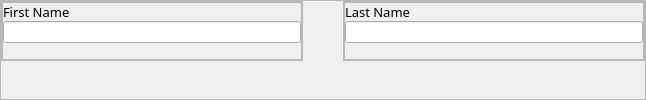
              <widget class="QFrame" name="firstAndLastName">
               <property name="frameShape">
                <enum>QFrame::StyledPanel</enum>
               </property>
               <property name="frameShadow">
                <enum>QFrame::Raised</enum>
               </property>
               <layout class="QHBoxLayout" name="horizontalLayout_5">
                <property name="spacing">
                 <number>40</number>
                </property>
                <property name="leftMargin">
                 <number>0</number>
                </property>
                <property name="topMargin">
                 <number>0</number>
                </property>
                <property name="rightMargin">
                 <number>0</number>
                </property>
                <property name="bottomMargin">
                 <number>0</number>
                </property>
                <item alignment="Qt::AlignTop">
                 <widget class="QFrame" name="firstName">
                  <property name="frameShape">
                   <enum>QFrame::StyledPanel</enum>
                  </property>
                  <property name="frameShadow">
                   <enum>QFrame::Raised</enum>
                  </property>
                  <layout class="QVBoxLayout" name="verticalLayout_8">
                   <property name="spacing">
                    <number>0</number>
                   </property>
                   <property name="leftMargin">
                    <number>0</number>
                   </property>
                   <property name="topMargin">
                    <number>0</number>
                   </property>
                   <property name="rightMargin">
                    <number>0</number>
                   </property>
                   <property name="bottomMargin">
                    <number>0</number>
                   </property>
                   <item alignment="Qt::AlignRight">
                    <widget class="QFrame" name="firstNameFrame">
                     <property name="minimumSize">
                      <size>
                       <width>300</width>
                       <height>0</height>
                      </size>
                     </property>
                     <property name="frameShape">
                      <enum>QFrame::StyledPanel</enum>
                     </property>
                     <property name="frameShadow">
                      <enum>QFrame::Raised</enum>
                     </property>
                     <layout class="QVBoxLayout" name="verticalLayout_7">
                      <property name="spacing">
                       <number>0</number>
                      </property>
                      <property name="leftMargin">
                       <number>0</number>
                      </property>
                      <property name="topMargin">
                       <number>0</number>
                      </property>
                      <property name="rightMargin">
                       <number>0</number>
                      </property>
                      <property name="bottomMargin">
                       <number>0</number>
                      </property>
                      <item>
                       <widget class="QLabel" name="firstNameLabel">
                        <property name="font">
                         <font>
                          <family>Trebuchet MS</family>
                          <pointsize>10</pointsize>
                         </font>
                        </property>
                        <property name="text">
                         <string>First Name</string>
                        </property>
                       </widget>
                      </item>
                      <item>
                       <widget class="QLineEdit" name="firstNameInput">
                        <property name="minimumSize">
                         <size>
                          <width>0</width>
                          <height>0</height>
                         </size>
                        </property>
                        <property name="maximumSize">
                         <size>
                          <width>16777215</width>
                          <height>16777215</height>
                         </size>
                        </property>
                        <property name="font">
                         <font>
                          <family>8514oem</family>
                          <pointsize>-1</pointsize>
                          <weight>50</weight>
                          <bold>false</bold>
                         </font>
                        </property>
                        <property name="styleSheet">
                         <string notr="true">font-size: 10px;
letter-spacing: 1.5px</string>
                        </property>
                       </widget>
                      </item>
                      <item>
                       <widget class="QLabel" name="toUserFromFirstNameFrame">
                        <property name="font">
                         <font>
                          <family>Trebuchet MS</family>
                          <pointsize>9</pointsize>
                         </font>
                        </property>
                        <property name="text">
                         <string/>
                        </property>
                       </widget>
                      </item>
                     </layout>
                    </widget>
                   </item>
                  </layout>
                 </widget>
                </item>
                <item alignment="Qt::AlignTop">
                 <widget class="QFrame" name="lastName">
                  <property name="frameShape">
                   <enum>QFrame::StyledPanel</enum>
                  </property>
                  <property name="frameShadow">
                   <enum>QFrame::Raised</enum>
                  </property>
                  <layout class="QVBoxLayout" name="verticalLayout_13">
                   <property name="spacing">
                    <number>0</number>
                   </property>
                   <property name="leftMargin">
                    <number>0</number>
                   </property>
                   <property name="topMargin">
                    <number>0</number>
                   </property>
                   <property name="rightMargin">
                    <number>0</number>
                   </property>
                   <property name="bottomMargin">
                    <number>0</number>
                   </property>
                   <item alignment="Qt::AlignLeft|Qt::AlignTop">
                    <widget class="QFrame" name="lastNameFrame">
                     <property name="minimumSize">
                      <size>
                       <width>300</width>
                       <height>0</height>
                      </size>
                     </property>
                     <property name="frameShape">
                      <enum>QFrame::StyledPanel</enum>
                     </property>
                     <property name="frameShadow">
                      <enum>QFrame::Raised</enum>
                     </property>
                     <layout class="QVBoxLayout" name="verticalLayout_12">
                      <property name="spacing">
                       <number>0</number>
                      </property>
                      <property name="leftMargin">
                       <number>0</number>
                      </property>
                      <property name="topMargin">
                       <number>0</number>
                      </property>
                      <property name="rightMargin">
                       <number>0</number>
                      </property>
                      <property name="bottomMargin">
                       <number>0</number>
                      </property>
                      <item>
                       <widget class="QLabel" name="lastNameLabel">
                        <property name="font">
                         <font>
                          <family>Trebuchet MS</family>
                          <pointsize>10</pointsize>
                         </font>
                        </property>
                        <property name="text">
                         <string>Last Name</string>
                        </property>
                       </widget>
                      </item>
                      <item>
                       <widget class="QLineEdit" name="lastNameInput">
                        <property name="minimumSize">
                         <size>
                          <width>0</width>
                          <height>0</height>
                         </size>
                        </property>
                        <property name="maximumSize">
                         <size>
                          <width>16777215</width>
                          <height>16777215</height>
                         </size>
                        </property>
                        <property name="font">
                         <font>
                          <family>8514oem</family>
                          <pointsize>-1</pointsize>
                          <weight>50</weight>
                          <bold>false</bold>
                         </font>
                        </property>
                        <property name="styleSheet">
                         <string notr="true">font-size: 10px;
letter-spacing: 1.5px</string>
                        </property>
                       </widget>
                      </item>
                      <item>
                       <widget class="QLabel" name="toUserFromLastNameFrame">
                        <property name="font">
                         <font>
                          <family>Trebuchet MS</family>
                          <pointsize>9</pointsize>
                         </font>
                        </property>
                        <property name="text">
                         <string/>
                        </property>
                       </widget>
                      </item>
                     </layout>
                    </widget>
                   </item>
                  </layout>
                 </widget>
                </item>
               </layout>
              </widget>
